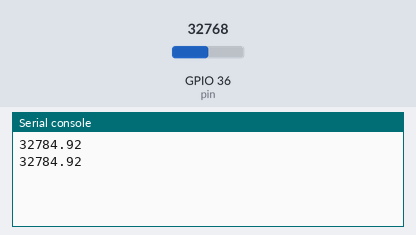
Simulated run of this program. Board: ESP32 board running MicroPython. On the bench: the last lines printed to the serial console. Inputs (shaded band) come from the test bench; at power-on: GPIO 36 (pin) = 32768 (analog values on the 0–65535 scale).

Above: at 1.2 s.
1.3 s: GPIO 36 (pin) set to 45874
At 2.6 s:
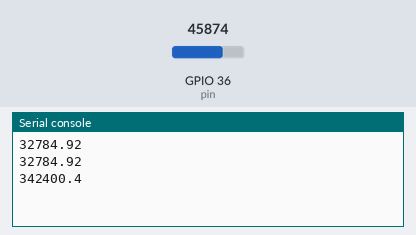
2.8 s: GPIO 36 (pin) set to 57670
At 3.8 s:
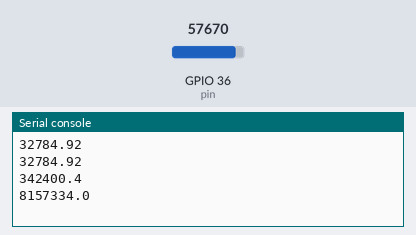
Timing chart, 0 to 5.8 s (numbered marks = the images above; inputs shaded):
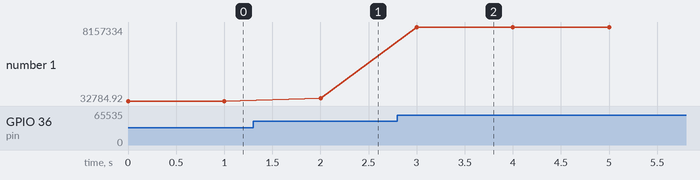

Measured:
- after the input at 1.3 s, the serial console: prints a new line after 0.70 s (image 1)
- after the input at 2.8 s, the serial console: prints a new line after 0.20 s (image 2)
- plotted number 1: 32784.92 → 342400.4 after the input at 1.3 s, 342400.4 → 8157334 after the input at 2.8 s

The program:

MQ135.py
```python
from machine import ADC, Pin

class MQ135(object):
    _RESISTER_LOAD_ = 10.0
    _RESISTER_ZERO_ = 76.63
    _PARA_          = 116.6020682
    _PARB_          = 2.769034857
    CORA            = 0.00035
    CORB            = 0.02718
    CORC            = 1.39538
    CORD            = 0.0018
    CORE            = -0.003333333
    CORF            = -0.001923077
    CORG            = 1.130128205
    ATMOCO2         = 415.58

    def __init__(self, pin: Pin):
        self.adc = ADC(pin)
        self.adc.atten(ADC.ATTN_11DB)
        self.adc.width(ADC.WIDTH_12BIT)
        self.temp = None
        self.humi = None

    @property
    def temperature(self):
        return self.temp
    @temperature.setter
    def temperature(self, value):
        self.temp = value

    @property
    def humidity(self):
        return self.humi
    @humidity.setter
    def humidity(self, value):
        self.humi = value

    def correction(self, temp, humi):
        if temp < 20:
            return (self.CORA * (temp ** 2)- self.CORB * temp + self.CORC - (humi - 33.) * self.CORD)
        else:
            return (self.CORE * temp + self.CORF * humi + self.CORG)

    @property
    def resistance(self):
        values = self.adc.read_u16()
        voltage = (values * (3.3 / 65535))
        if voltage == 0:
            raise ValueError("ADC reading is zero, cannot calculate resistance.")
        if self.temp is None or self.humi is None:
            return ((3.3 / voltage) - 1) * self._RESISTER_LOAD_
        else:
            return (((3.3 / voltage) - 1) * self._RESISTER_LOAD_) / self.correction(self.temp, self.humi)

    @property
    def PPM(self):
        return (self._PARA_ * ((self.resistance / self._RESISTER_ZERO_) ** -self._PARB_))

    @property
    def RZERO(self):
        return (self.resistance * ((self._PARA_ / self.PPM) ** (1 / self._PARB_)))

if __name__ == "__main__":
    import time
    mq135 = MQ135(pin = Pin(36))
    while True:
        print(mq135.PPM)
        time.sleep(1)
```
